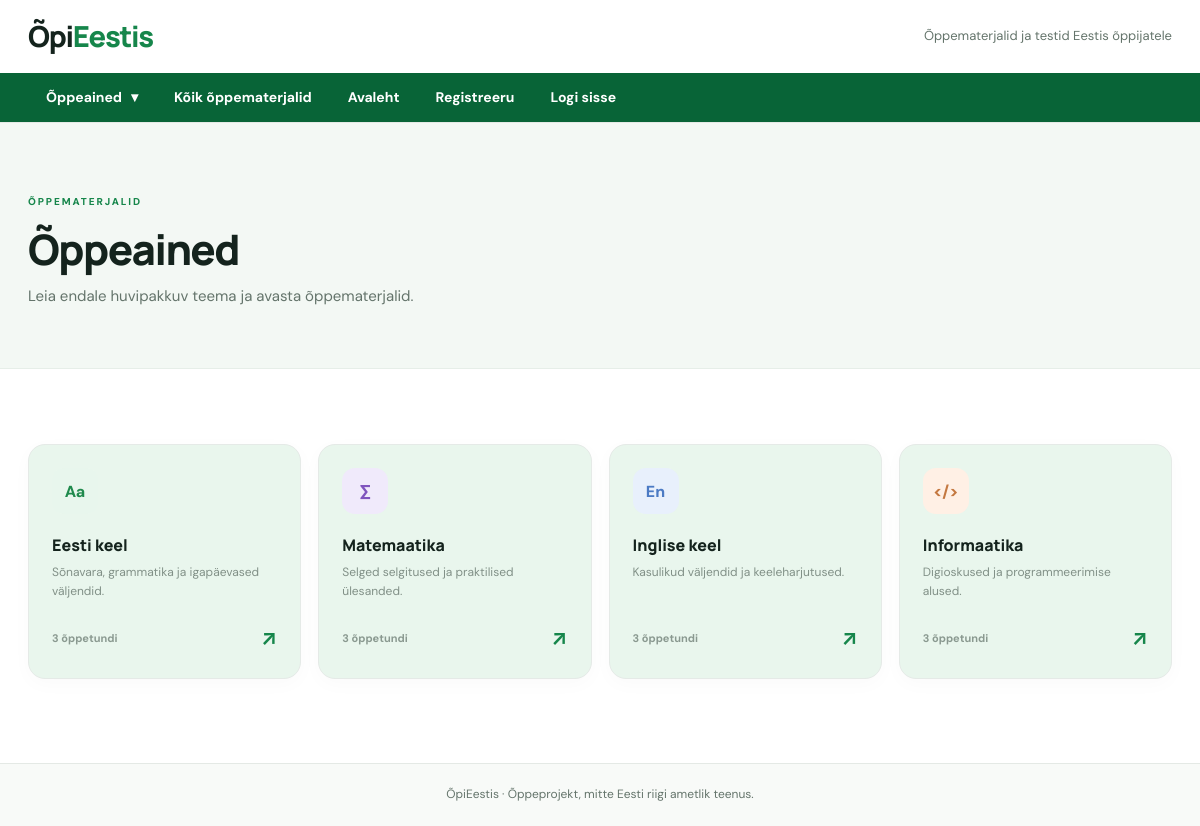
The page /subjects on the database as committed earlier.
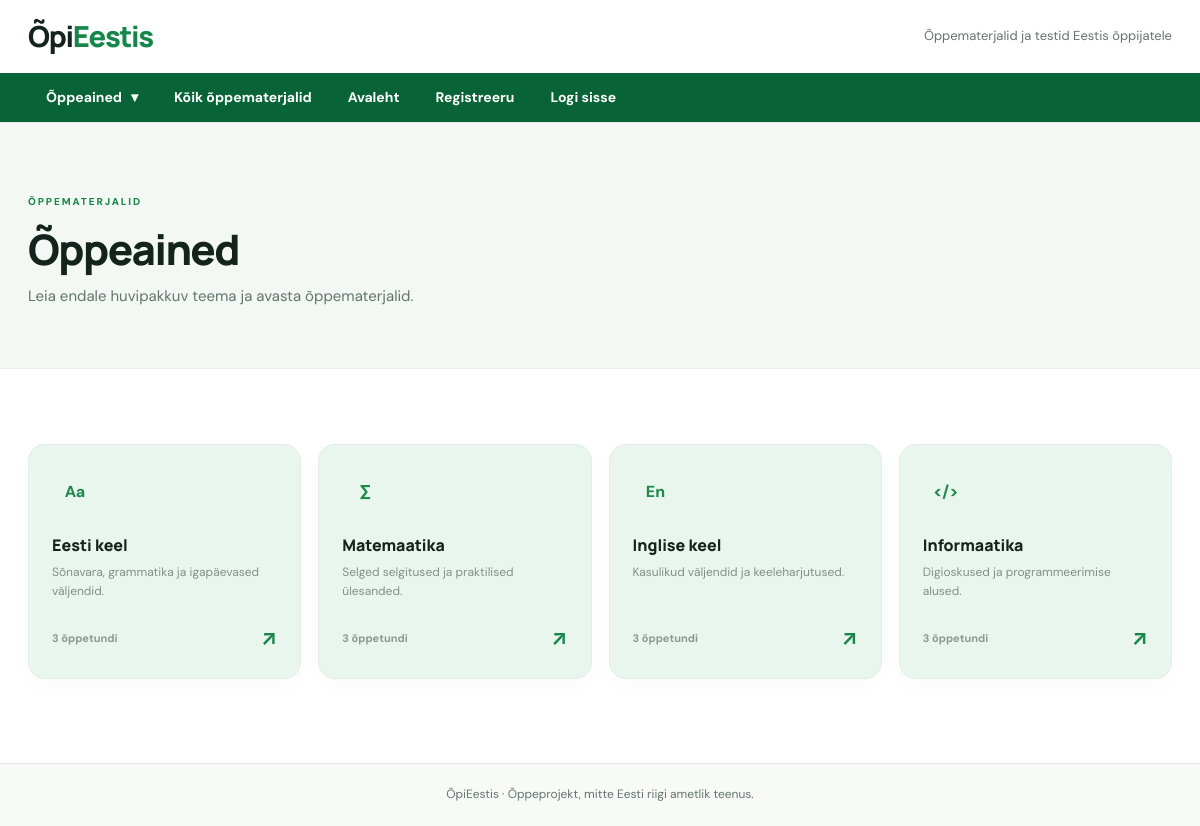
The same page on the database as committed later.
### tables this page shows
CREATE TABLE IF NOT EXISTS subjects (
 id INT AUTO_INCREMENT PRIMARY KEY,
 name VARCHAR(90) NOT NULL,
 slug VARCHAR(90) NOT NULL UNIQUE,
 description VARCHAR(255) NOT NULL,
 icon VARCHAR(10) NOT NULL,
 tone ENUM('green','lilac','blue','peach') NOT NULL DEFAULT 'green',
 sort_order INT NOT NULL DEFAULT 0
);

### inc/bootstrap.php (called while the page is built, shortened)
<?php
function url(string $path = ''): string { return (BASE_PATH ?: '') . '/' . ltrim($path, '/'); }
function e($value): string { return htmlspecialchars((string)$value, ENT_QUOTES | ENT_SUBSTITUTE, 'UTF-8'); }
function render(string $template, array $data = []): void {
    extract($data, EXTR_SKIP);
    require __DIR__ . '/../view/' . $template . '.php';
    require __DIR__ . '/../view/layout.php';
}

### controller/Controller.php (called while the page is built, shortened)
<?php
class Controller {
    public static function subjects(): void { render('subjects',['subjects'=>Subject::all(),'title'=>'Õppeained']); }
}

### index.php (called while the page is built, shortened)
<?php
require __DIR__.'/inc/bootstrap.php';
require __DIR__.'/controller/Controller.php';
require __DIR__.'/route/routing.php';

### model/Subject.php (called while the page is built, shortened)
<?php
class Subject {
    public static function all(): array { return db()->query('SELECT s.*, (SELECT COUNT(*) FROM lessons l WHERE l.subject_id=s.id AND l.published=1) AS lesson_count FROM subjects s ORDER BY s.sort_order,s.id')->fetchAll(); }
}

### view/subjects.php (the view)
<section class="page-heading"><div class="site-width"><span class="section-label">ÕPPEMATERJALID</span><h1>Õppeained</h1><p>Leia endale huvipakkuv teema ja avasta õppematerjalid.</p></div></section>
<section class="site-width section"><div class="subject-grid"><?php foreach ($subjects as $subject): ?><a class="subject-card tone-<?= e($subject['tone']) ?>" href="<?= e(url('lessons?subject='.$subject['id'])) ?>"><span class="subject-icon" aria-hidden="true"><?= e($subject['icon']) ?></span><span class="subject-title"><?= e($subject['name']) ?></span><span class="subject-description"><?= e($subject['description']) ?></span><span class="subject-bottom"><?= (int)$subject['lesson_count'] ?> õppetundi <span aria-hidden="true">↗</span></span></a><?php endforeach; ?></div></section>

Rows that differ between the two databases and show on the page:
changed subjects "Matemaatika": tone "lilac" → "green" (drawn)
changed subjects "En": tone "blue" → "green" (drawn)
changed subjects "Informaatika": tone "peach" → "green" (drawn)
